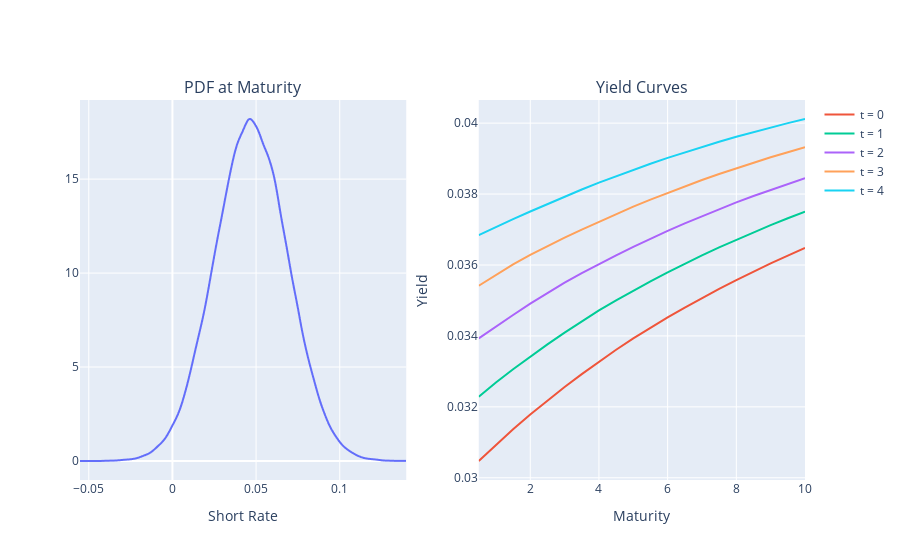

Source (notebook cell):
### Code cell
# Model parameters
params = {'kappa': 0.1, 'theta': 0.05, 'sigma':0.01, 'r0': 0.03}
dt = 1 / 252; T = 20; n_paths = 10**(5); maturities = np.linspace(0.5, 10, 20) 

# Simulation of the vasicek model
short_rate = vasicek(params, T, dt, n_paths)

# Empirical PDF of the Vasicek model
x_vals = np.linspace(np.min(short_rate[-1,:]), np.max(short_rate[-1,:]), 5000)
pdf_vasicek = modelPDF(x_vals, short_rate[-1,:])

# Plots 
fig1 = px.line(x = x_vals, y = pdf_vasicek)

fig2 = go.Figure()
for t in range(0, 5):
    yields = yield_curve(t, maturities, short_rate, dt)
    fig2.add_trace(go.Scatter(x = maturities, y = yields, mode = 'lines', name = f"t = {t}"))

fig = make_subplots(rows=1, cols=2, subplot_titles=("PDF at Maturity", "Yield Curves"))
fig.add_traces(fig1.data, rows=1, cols=1); fig.update_xaxes(title_text="Short Rate", row=1, col=1)
fig.add_traces(fig2.data, rows=1, cols=2); fig.update_xaxes(title_text="Maturity", row=1, col=2)
fig.update_yaxes(title_text="Yield", row=1, col=2)

### Figure 1 — Plotly figure (JSON) as saved in the notebook; plotly's stock layout.template omitted (floating-point values rounded to 4 significant figures; data arrays with more than 128 entries replaced by an {"elided": "..."} marker saying what was removed)
{"data": [{"hovertemplate": "x=%{x}<br>y=%{y}<extra></extra>", "legendgroup": "", "line": {"color": "#636efa", "dash": "solid"}, "marker": {"symbol": "circle"}, "mode": "lines", "name": "", "showlegend": false, "type": "scattergl", "x": {"elided": "5000 float values"}, "xaxis": "x", "y": {"elided": "5000 float values"}, "yaxis": "y"}, {"mode": "lines", "name": "t = 0", "type": "scatter", "x": [0.5, 1, 1.5, 2, 2.5, 3, 3.5, 4, 4.5, 5, 5.5, 6, 6.5, 7, 7.5, 8, 8.5, 9, 9.5, 10], "xaxis": "x2", "y": [0.03047, 0.03093, 0.03136, 0.03179, 0.03218, 0.03256, 0.03292, 0.03327, 0.03361, 0.03393, 0.03423, 0.03452, 0.0348, 0.03507, 0.03533, 0.03558, 0.03581, 0.03604, 0.03627, 0.03648], "yaxis": "y2"}, {"mode": "lines", "name": "t = 1", "type": "scatter", "x": [0.5, 1, 1.5, 2, 2.5, 3, 3.5, 4, 4.5, 5, 5.5, 6, 6.5, 7, 7.5, 8, 8.5, 9, 9.5, 10], "xaxis": "x2", "y": [0.03228, 0.03269, 0.03306, 0.03342, 0.03376, 0.03409, 0.03442, 0.03472, 0.035, 0.03528, 0.03554, 0.03579, 0.03604, 0.03627, 0.0365, 0.03671, 0.03692, 0.03713, 0.03732, 0.03751], "yaxis": "y2"}, {"mode": "lines", "name": "t = 2", "type": "scatter", "x": [0.5, 1, 1.5, 2, 2.5, 3, 3.5, 4, 4.5, 5, 5.5, 6, 6.5, 7, 7.5, 8, 8.5, 9, 9.5, 10], "xaxis": "x2", "y": [0.03393, 0.03427, 0.03459, 0.03491, 0.03522, 0.0355, 0.03577, 0.03602, 0.03627, 0.03651, 0.03674, 0.03696, 0.03717, 0.03738, 0.03757, 0.03776, 0.03795, 0.03812, 0.03829, 0.03845], "yaxis": "y2"}, {"mode": "lines", "name": "t = 3", "type": "scatter", "x": [0.5, 1, 1.5, 2, 2.5, 3, 3.5, 4, 4.5, 5, 5.5, 6, 6.5, 7, 7.5, 8, 8.5, 9, 9.5, 10], "xaxis": "x2", "y": [0.03542, 0.03572, 0.03602, 0.03628, 0.03653, 0.03677, 0.037, 0.03722, 0.03744, 0.03765, 0.03784, 0.03804, 0.03822, 0.0384, 0.03857, 0.03873, 0.03889, 0.03904, 0.03918, 0.03932], "yaxis": "y2"}, {"mode": "lines", "name": "t = 4", "type": "scatter", "x": [0.5, 1, 1.5, 2, 2.5, 3, 3.5, 4, 4.5, 5, 5.5, 6, 6.5, 7, 7.5, 8, 8.5, 9, 9.5, 10], "xaxis": "x2", "y": [0.03684, 0.03707, 0.03729, 0.03751, 0.03772, 0.03793, 0.03813, 0.03832, 0.03851, 0.03868, 0.03886, 0.03902, 0.03918, 0.03933, 0.03948, 0.03961, 0.03975, 0.03988, 0.04, 0.04012], "yaxis": "y2"}], "layout": {"annotations": [{"font": {"size": 16}, "showarrow": false, "text": "PDF at Maturity", "x": 0.225, "xanchor": "center", "xref": "paper", "y": 1, "yanchor": "bottom", "yref": "paper"}, {"font": {"size": 16}, "showarrow": false, "text": "Yield Curves", "x": 0.775, "xanchor": "center", "xref": "paper", "y": 1, "yanchor": "bottom", "yref": "paper"}], "xaxis": {"anchor": "y", "domain": [0, 0.45], "title": {"text": "Short Rate"}}, "xaxis2": {"anchor": "y2", "domain": [0.55, 1], "title": {"text": "Maturity"}}, "yaxis": {"anchor": "x", "domain": [0, 1]}, "yaxis2": {"anchor": "x2", "domain": [0, 1], "title": {"text": "Yield"}}}}
